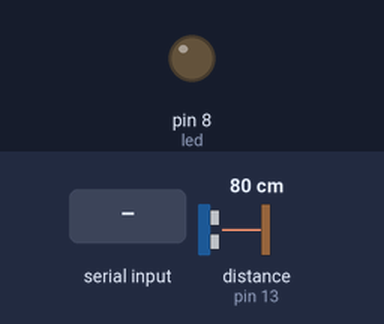
The sketch below on a simulated Arduino Uno, built with avr-gcc and run on an emulated ATmega328P. Shown: output pins drawn as LEDs (lit = HIGH). Inputs (shaded band) come from the test bench; at power-on: distance to the obstacle (sensor on pin 13) 80 cm. The echo pulse lasts 58.3 µs per cm; what the sketch prints to the serial monitor is not drawn.

Above: at 1.2 s.
1.3 s: "a" received over Serial
Timing chart, 0 to 4.3 s (numbered marks = the images above; inputs shaded):
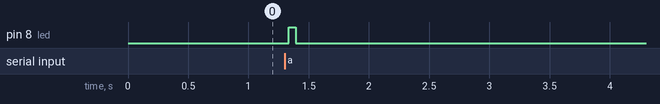

The sketch:

UltrassomTeste.ino
```cpp
#include <Ultrasonic.h>

/*
 * Pass as a parameter the trigger and echo pin, respectively,
 * or only the signal pin (for sensors 3 pins), like:
 * Ultrasonic ultrasonic(13);
 */
Ultrasonic ultrasonic(12, 13);
int distance;
int led = 8;

void setup() {
  pinMode(led, OUTPUT);
  Serial.begin(9600);
}

void loop() {
  // Pass INC as a parameter to get the distance in inches
  distance = ultrasonic.read();
  Serial.println(distance, DEC);

  if (Serial.available()>0){
      char command = Serial.read();
      if(command == 'a'){
          digitalWrite(led, HIGH);
      }
  }
  else{
     digitalWrite(led, LOW);
  }
  delay(50);
}
```

Measured:
- after the input at 1.3 s, pin 8 (led): LOW → HIGH at once, → LOW 0.06 s later
